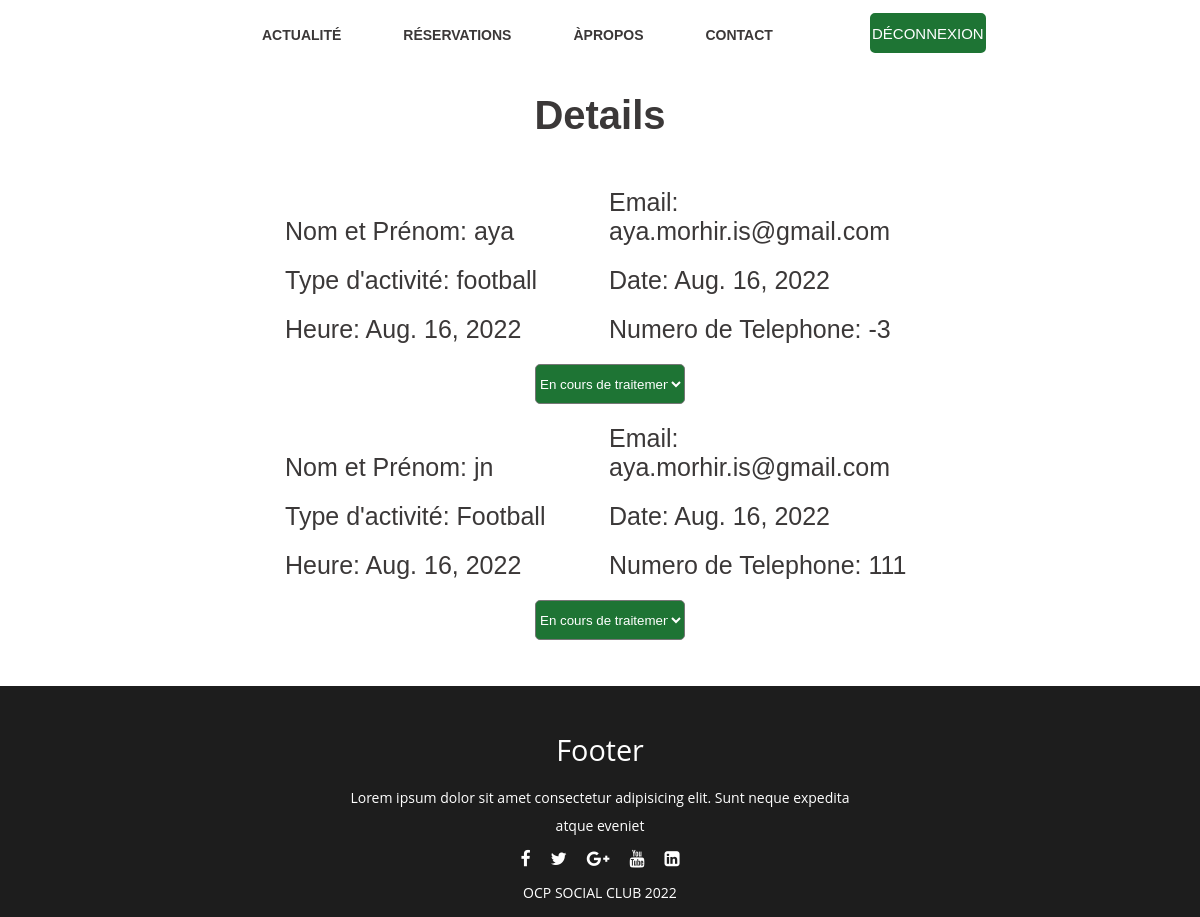
Screenshot of /more2/ with the database file from the repository.
### Pages/models.py (models this page shows)
class resSport(models.Model):
    act = (
        ('Football','Football'),
        ('Tennis','Tennis'),
        ('Natation','Natation'),
        ('Basket','Basket'),
        ('Salle de Sport','Salle de Sport'),
    )
    sts = (
        ('Acceptée','Acceptée'),
        ('Refusée','Refusée'),
    )
    Nom_Prenom = models.CharField(max_length=100)
    Email = models.EmailField(max_length=254)
    activite = models.CharField(max_length=100, choices=act)
    date = models.DateField()
    heure = models.TimeField()
    Tel = models.IntegerField()
    typeres = models.CharField(max_length=100,default='Activité sportif')
    status = models.CharField(max_length=100, choices=sts, default='En cours de traitement')

### Pages/views.py (the view)
# urls.py: path('more2/',views.more2,name='more2'),
def more2(request):
    return render(request,'admin/more2.html',{"res":resSport.objects.all()})

### Templates/admin/more2.html (shortened to what this page needs)
{% load static %}
<html lang="en">
<head>
    <link href="https://stackpath.bootstrapcdn.com/font-awesome/4.7.0/css/font-awesome.min.css" rel="stylesheet">
    <link rel="stylesheet" href="{%static 'css/reservation.css'%}">
</head>
<body>
    <div class="main">
        <div class="navbar">
            <div class="icon">
                 <img class="logo" src="{% static 'img/logo.svg'%}" alt="">
            </div>
            <div class="menu">
                <ul>
                    <li><a href="{% url 'actualite2'%}">ACTUALITÉ</a></li>
                    <li><a href="{% url 'admin1'%}">RÉSERVATIONS</a></li>
                    <li><a href="{% url 'about'%}">ÀPROPOS</a></li>
                    <li><a href="{% url 'contact'%}">CONTACT</a></li>
                </ul>
            </div>
            <div class="search">
                <a href="{% url 'index'%}"> <button class="btn">DÉCONNEXION</button></a>
            </div>
        </div>
<br>
<div class="main_bg">
    <div class="form">
        <div class="form-text">
            <h1>Details</h1>
        </div>
        <div class="main-form">
            <form method="get">
                {% for s in res%}
                <div>
                    <span>Nom et Prénom: {{s.Nom_Prenom}}</span>
                </div>
                <div>
                    <span>Email: {{s.Email}}</span>
                </div>
                <div>
                    <span>Type d'activité: {{s.activite}}</span>
                </div>
                <div>
                    <span>Date: {{s.date}}</span>
                </div>
                <div>
                    <span>Heure: {{s.date}}</span>
                </div>
                <div>
                    <span>Numero de Telephone: {{s.Tel}}</span>
                </div>
                <div id="submit">
                    <select id="submit" required>
                        <option value="1">En cours de traitement</option>
                    </select>
                </div>
                {% endfor %}
            </form>
        </div>
    </div>
</div><br><br>
    <footer>
        <div class="footer_cont">
            <h3>footer</h3>
            <p>Lorem ipsum dolor sit amet consectetur adipisicing elit. Sunt neque expedita atque eveniet</p>
            <ul class="socials">
                <li><a href="#"><i class="fa fa-facebook"></i></a></li>
                <li><a href="#"><i class="fa fa-twitter"></i></a></li>
                <li><a href="#"><i class="fa fa-google-plus"></i></a></li>
                <li><a href="#"><i class="fa fa-youtube"></i></a></li>
                <li><a href="#"><i class="fa fa-linkedin-square"></i></a></li>
            </ul>
            <p>OCP SOCIAL CLUB 2022</p>
        </div>
     </footer>
</body>
</html>

### static/css/reservation.css (style rules this page uses)
* { margin: 0; padding: 0; }
.main_bg { max-width: 1280px; height: auto; display: flex; justify-content: center; align-items: center; margin: 0 auto; }
.form { width: 650px; }
.form-text { text-align: center; margin: 0 0 40px 0; }
.form-text h1 { color: rgb(59, 56, 56); font-family: Arial; font-size: 40px; margin-bottom: 20px; }
.main-form div { margin: 10px 10px; width: 300px; display: inline-block; }
.main-form div span { width: 100%; font-family: Arial; color: rgb(59, 56, 56); font-size: 25px; }
#submit { width: 100%; text-align: center; height: 40px; }
#submit select { font-family: Arial; width: 150px; background-color: #1e7434 !important; border-radius: 5px; color: white !important; transition: all .3s; }
.main { width: 100%; background-color: #fff; background-position: center; background-size: cover; height: 100vh; }
.navbar { width: 1200px; height: 75px; margin: auto; position: sticky; top: 0; z-index: 100; background: #fff; }
.icon { width: 200px; float: left; height: 70px; }
.logo { color: #1e7434; font-size: 35px; font-family: Arial; padding-left: 20px; float: left; padding-top: 10px; margin-top: 5px }
.menu { width: 400px; float: left; height: 70px; }
ul { float: left; display: flex; justify-content: center; align-items: center; }
ul li { list-style: none; margin-left: 62px; margin-top: 27px; font-size: 14px; }
ul li a { text-decoration: none; color: rgb(59, 56, 56); font-family: Arial; font-weight: bold; transition: 0.4s ease-in-out; }
.search { width: 330px; float: left; margin-left: 270px; }
.btn { width: auto; height: 40px; background: #1e7434; border: 2px solid #1e7434; margin-top: 13px; color: #fff; font-size: 15px; border-radius: 5px; transition: 0.2s ease; cursor: pointer; }
footer { position: relative; background: rgb(29, 29, 29); height: auto; width: 100%; font-family: "Open sans"; padding-top: 40px; color: #fff; box-sizing: border-box; }
.footer_cont { display: flex; align-items: center; justify-content: center; flex-direction: column; text-align: center; }
.footer_cont h3 { font-size: 1.8rem; font-weight: 400; text-transform: capitalize; line-height: 3rem; }
.footer_cont p { max-width: 500px; margin: 10px auto; line-height: 28px; font-size: 14px; }
.socials { list-style: none; display: flex; align-items: center; justify-content: center; margin: 1rel 0 3rem 0; }
.socials li { margin: 0 10px; }
.socials a { text-decoration: none; color: #fff; }
.socials a i { font-size: 1.1rem; transition: color .4s ease; }

### rows the page displays
resSport: Nom_Prenom "aya", Email "aya.morhir.is@gmail.com", activite "football", date "Aug. 16, 2022", Tel "-3"
resSport: Nom_Prenom "jn", Email "aya.morhir.is@gmail.com", activite "Football", date "Aug. 16, 2022", Tel "111"
